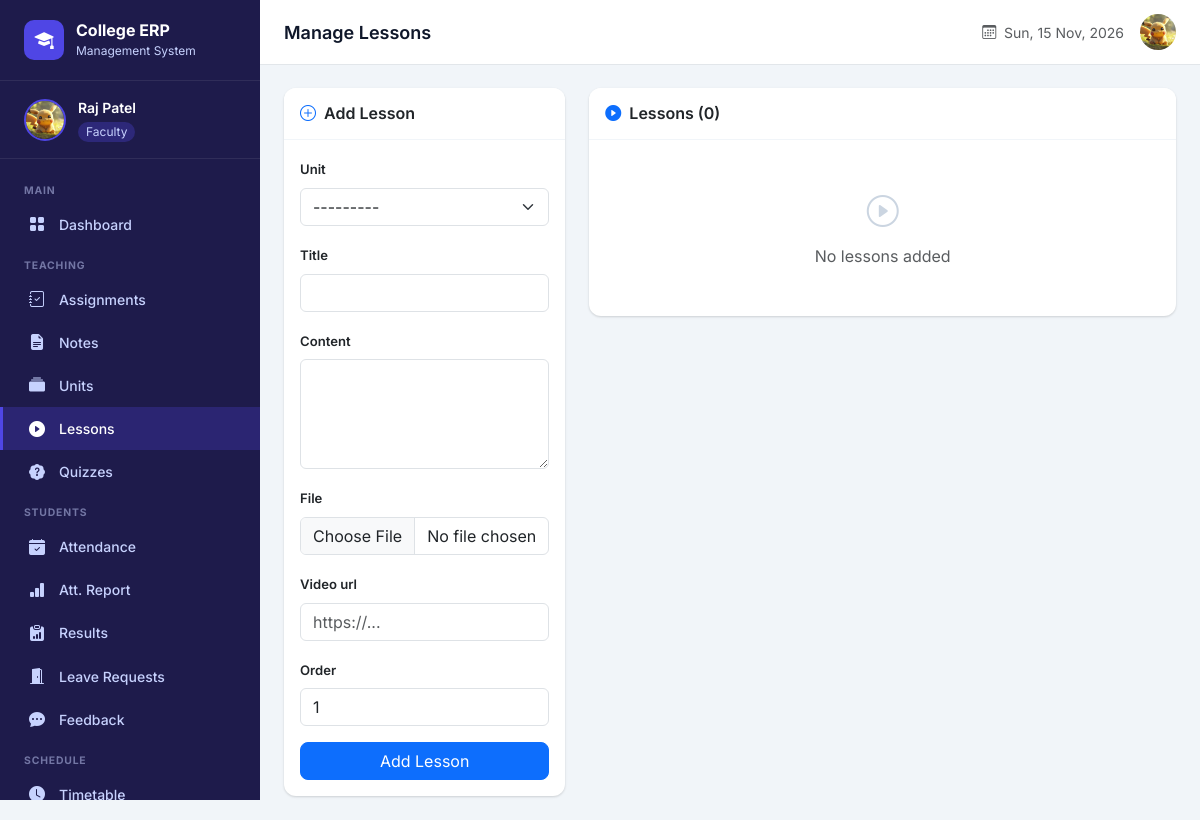
Page /lms/lessons/ (signed in) on the committed database.
### faculty/models.py (models this page shows, shortened)
class Staff(models.Model):
    ROLE_CHOICES = (
         ('dean', 'Dean'),
        ('faculty', 'Faculty'),
        ('hod', 'Head of Department'),
    )
    GENDER_CHOICES = (
        ('male', 'Male'),
        ('female', 'Female'),
        ('other', 'Other'),
    )
    user = models.OneToOneField(User, on_delete=models.CASCADE, related_name='staff_profile')
    staff_id = models.CharField(max_length=20, unique=True)
    name = models.CharField(max_length=100)
    email = models.EmailField(unique=True)
    mobile= models.CharField(
        max_length=10,
        validators=[mobile_validator])
    gender = models.CharField(max_length=10, choices=GENDER_CHOICES, default='male')
    dob = models.DateField(null=True, blank=True)
    image = models.ImageField(upload_to='staff_images/', blank=True, null=True)
    role = models.CharField(max_length=20, choices=ROLE_CHOICES, default='faculty')
    department = models.ForeignKey(
        'account.Department', on_delete=models.SET_NULL,
        null=True, blank=True, related_name='staff_members'
    )
    qualification = models.CharField(max_length=200, blank=True)
    experience = models.CharField(max_length=200, blank=True)
    address = models.TextField(blank=True)
    joining_date = models.DateField(null=True, blank=True)
    is_active = models.BooleanField(default=True)
    created_at = models.DateTimeField(auto_now_add=True)
    class Meta:
        ordering = ['name']
        verbose_name = 'Staff'
        verbose_name_plural = 'Staff Members'

### LMS/views.py (the view)
    def wrapper(request, *args, **kwargs):
        if not request.user.is_authenticated:
            return redirect('login')
        return view_func(request, *args, **kwargs)

### LMS/forms.py
class LessonForm(forms.ModelForm):
    class Meta:
        model = Lesson
        fields = ['unit', 'title', 'content', 'file', 'video_url', 'order']
        widgets = {
            'unit': forms.Select(attrs={'class': 'form-select'}),
            'title': forms.TextInput(attrs={'class': 'form-control'}),
            'content': forms.Textarea(attrs={'class': 'form-control', 'rows': 4}),
            'file': forms.FileInput(attrs={'class': 'form-control'}),
            'video_url': forms.URLInput(attrs={'class': 'form-control', 'placeholder': 'https://...'}),
            'order': forms.NumberInput(attrs={'class': 'form-control'}),
        }

### LMS/views.py (called while the page is built)
def faculty_required(view_func):
    def wrapper(request, *args, **kwargs):
        if not request.user.is_authenticated:
            return redirect('login')
        return view_func(request, *args, **kwargs)
    wrapper.__name__ = view_func.__name__
    return wrapper

def get_staff(request):
    try:
        return request.user.staff_profile
    except (Staff.DoesNotExist, AttributeError):
        return None

@faculty_required
def faculty_lessons(request):
    staff = get_staff(request)
    subjects = Subject.objects.filter(faculty=staff)
    units = Unit.objects.filter(subject__in=subjects)
    lessons = Lesson.objects.filter(unit__in=units).select_related('unit__subject')
    form = LessonForm(request.POST or None, request.FILES or None)
    if request.method == 'POST' and form.is_valid():
        form.save()
        messages.success(request, "Lesson added.")
        return redirect('faculty_lessons')
    return render(request, 'faculty/lessons.html', {'lessons': lessons, 'form': form, 'staff': staff})

### templates/faculty/lessons.html (shortened to what this page needs)
{% extends "faculty/base_faculty.html" %}
{% block page_title %}Manage Lessons{% endblock %}
{% block content %}
<div class="row g-4">
  <div class="col-lg-4">
    <div class="card">
      <div class="card-header py-3"><h6 class="mb-0 fw-semibold"><i class="bi bi-plus-circle text-primary me-2"></i>Add Lesson</h6></div>
      <div class="card-body">
        <form method="POST" action="{% url 'faculty_lessons' %}" enctype="multipart/form-data">{% csrf_token %}
          {% for field in form %}<div class="mb-3"><label class="form-label fw-semibold" style="font-size:.82rem">{{ field.label }}</label>{{ field }}</div>{% endfor %}
          <button type="submit" class="btn btn-primary w-100 rounded-3">Add Lesson</button>
        </form>
      </div>
    </div>
  </div>
  <div class="col-lg-8">
    <div class="card">
      <div class="card-header py-3"><h6 class="mb-0 fw-semibold"><i class="bi bi-play-circle-fill text-primary me-2"></i>Lessons ({{ lessons|length }})</h6></div>
      <div class="card-body p-0">
        {% for lesson in lessons %}<div class="p-3 border-bottom d-flex justify-content-between align-items-start"><div><div class="fw-semibold" style="font-size:.875rem">{{ lesson.title }}</div><div class="text-muted" style="font-size:.8rem">{{ lesson.unit.subject.subject_name }} &bull; Unit {{ lesson.unit.order }}</div></div><div class="d-flex gap-1">{% if lesson.file %}<a href="{{ lesson.file.url }}" class="btn btn-sm btn-outline-success rounded-3" download><i class="bi bi-download"></i></a>{% endif %}<form method="POST" action="{% url 'delete_lesson' lesson.id %}">{% csrf_token %}<button class="btn btn-sm btn-outline-danger rounded-3"><i class="bi bi-trash"></i></button></form></div></div>{% empty %}<div class="text-center py-5 text-muted"><i class="bi bi-play-circle" style="font-size:2rem;color:#cbd5e1"></i><div class="mt-2">No lessons added</div></div>{% endfor %}
      </div>
    </div>
  </div>
</div>
{% endblock %}

### templates/faculty/base_faculty.html (shortened to what this page needs)
{% extends "base/layout.html" %}
{% block sidebar_user %}
  {% if staff %}
    {% if staff.image %}
      <img src="{{ staff.image.url }}" alt="{{ staff.name }}"/>
    {% else %}
      <div class="user-avatar-placeholder">{{ staff.name|first|upper }}</div>
    {% endif %}
    <div class="user-info">
      <div class="user-name">{{ staff.name }}</div>
      <span class="user-role">{{ staff.get_role_display }}</span>
    </div>
  {% endif %}
{% endblock %}
{% block sidebar_nav %}
  <div class="sidebar-section-label">Main</div>
  <a href="{% url 'faculty_dashboard' %}"><i class="bi bi-grid-fill"></i> Dashboard</a>
  <div class="sidebar-section-label">Teaching</div>
  <a href="{% url 'faculty_assignments' %}"><i class="bi bi-journal-check"></i> Assignments</a>
  <a href="{% url 'faculty_notes' %}"><i class="bi bi-file-earmark-text-fill"></i> Notes</a>
  <a href="{% url 'faculty_units' %}"><i class="bi bi-collection-fill"></i> Units</a>
  <a href="{% url 'faculty_lessons' %}"><i class="bi bi-play-circle-fill"></i> Lessons</a>
  <a href="{% url 'faculty_quizzes' %}"><i class="bi bi-patch-question-fill"></i> Quizzes</a>
  <div class="sidebar-section-label">Students</div>
  <a href="{% url 'faculty_attendance' %}"><i class="bi bi-calendar-check-fill"></i> Attendance</a>
  <a href="{% url 'attendance_report' %}"><i class="bi bi-bar-chart-fill"></i> Att. Report</a>
  <a href="{% url 'faculty_results' %}"><i class="bi bi-clipboard-data-fill"></i> Results</a>
  <a href="{% url 'faculty_leave_requests' %}"><i class="bi bi-door-open-fill"></i> Leave Requests</a>
  <a href="{% url 'faculty_feedback' %}"><i class="bi bi-chat-dots-fill"></i> Feedback</a>
  <div class="sidebar-section-label">Schedule</div>
  <a href="{% url 'faculty_timetable' %}"><i class="bi bi-clock-fill"></i> Timetable</a>
{% endblock %}
{% block topbar_right %}
  {% if staff and staff.image %}
    <img src="{{ staff.image.url }}" class="topbar-avatar" alt="{{ staff.name }}"/>
  {% elif staff %}
    <div style="width:36px;height:36px;background:#4f46e5;border-radius:50%;display:flex;align-items:center;justify-content:center;color:white;font-weight:600">
      {{ staff.name|first|upper }}
    </div>
  {% endif %}
{% endblock %}

### templates/base/layout.html (style rules this page uses)
:root { --sidebar-width: 260px; --topbar-height: 64px; --primary: #4f46e5; --primary-dark: #3730a3; --sidebar-bg: #1e1b4b; --sidebar-hover: #312e81; --sidebar-text: #c7d2fe; --sidebar-active: #4f46e5; --card-shadow: 0 1px 3px rgba(0,0,0,.1), 0 1px 2px rgba(0,0,0,.06); }
* { font-family: 'Inter', sans-serif; }
body { background: #f1f5f9; min-height: 100vh; }
.sidebar-user img { width: 42px; height: 42px; border-radius: 50%; object-fit: cover; border: 2px solid var(--primary); }
.sidebar-user .user-info .user-name { color: white; font-weight: 600; font-size: .875rem; }
.sidebar-user .user-info .user-role { color: var(--sidebar-text); font-size: .75rem; background: rgba(79,70,229,.3); padding: 1px 8px; border-radius: 20px; display: inline-block; margin-top: 2px; }
.sidebar-section-label { color: rgba(199,210,254,.5); font-size: .65rem; font-weight: 700; text-transform: uppercase; letter-spacing: .08em; padding: .75rem 1.5rem .25rem; }
.sidebar-nav a { display: flex; align-items: center; gap: .75rem; padding: .6rem 1.5rem; color: var(--sidebar-text); text-decoration: none; font-size: .875rem; font-weight: 500; transition: all .15s; border-left: 3px solid transparent; }
.sidebar-nav a.active { background: rgba(79,70,229,.25); color: white; border-left-color: var(--primary); }
.sidebar-nav a i { font-size: 1rem; width: 20px; text-align: center; }
.topbar .topbar-avatar { width: 36px; height: 36px; border-radius: 50%; object-fit: cover; cursor: pointer; }
.card { border: none; box-shadow: var(--card-shadow); border-radius: 12px; }
.card-header { background: white; border-bottom: 1px solid #f1f5f9; border-radius: 12px 12px 0 0 !important; }

### rows in the picture
Staff: image (picture), name "Raj Patel", role "Faculty"

### other values in the picture
{{ field.label }} "Unit" "Title" "Content" "File" "Video url" "Order"
{{ lessons|length }} "0"
